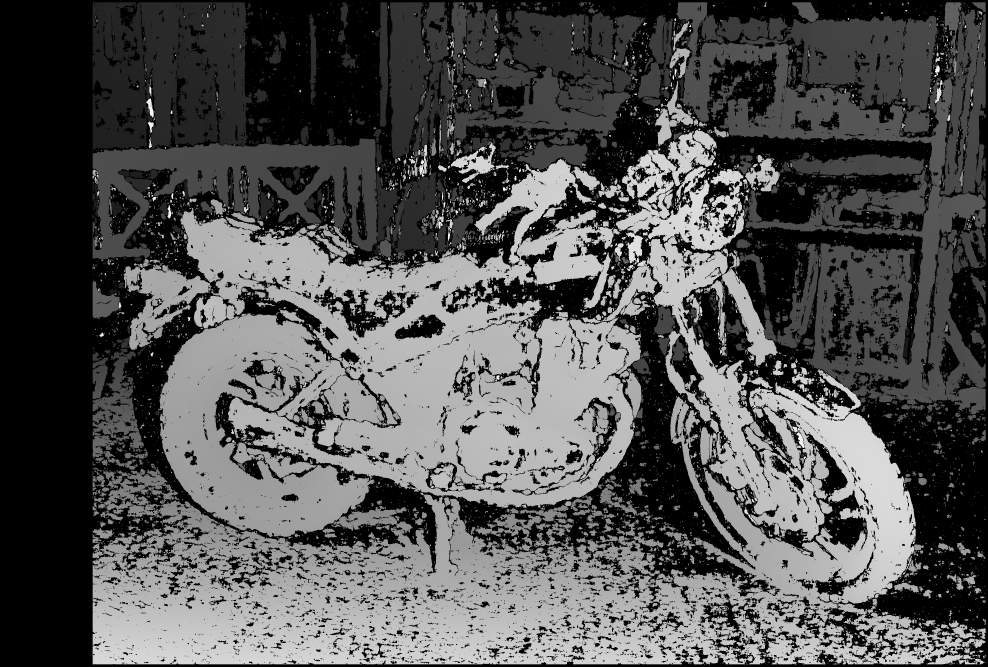
#> input picture outputs/im0_disparity.png, 2964 x 2000 px, given in place of im0.png, which was not available (shown at 1/3 size)
$ python main.py
#> lines starting #> are read from the running program, lines starting #| are printed output that depends on the picture; after the words box and inside, x2 and y2 are one past the last pixel; in counts of white or black regions, pixels touching at a corner belong together; pictures that were not available may be replaced by others from this repository, and a replacement may not be noted
### stereo.py
import cv2
import numpy as np
import os

def load_images(folder):
#> called with folder = 'dataset/im0'
    left_path=os.path.join(folder, "im0.png")
    right_path=os.path.join(folder, "im1.png")
    left=cv2.imread(left_path, cv2.IMREAD_GRAYSCALE)
#> left is the input picture: shape (2000, 2964); min 0, max 255, mean 82.2
    right=cv2.imread(right_path, cv2.IMREAD_GRAYSCALE)
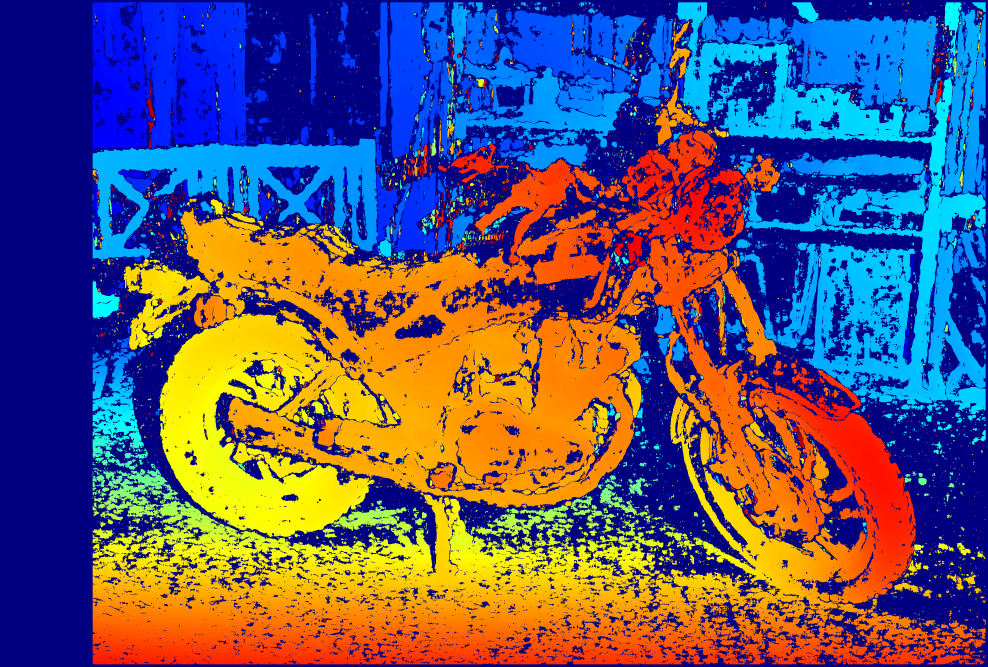
#> input picture outputs/im0_disparity_color.png, 2964 x 2000 px, given in place of im1.png, which was not available (shown at 1/3 size)
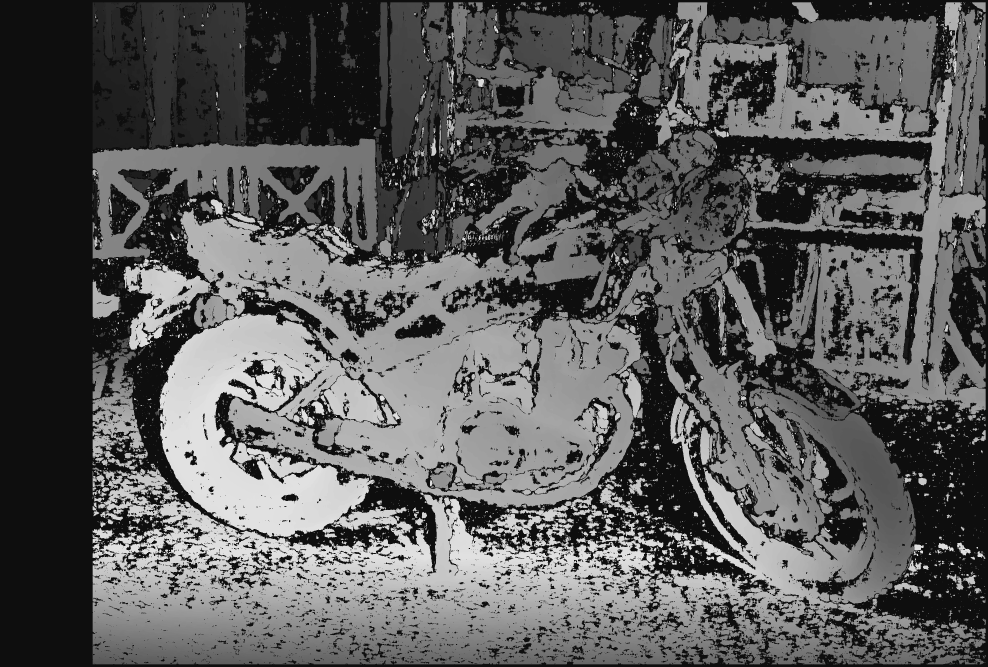
#> right: shape (2000, 2964) (shown at 1/3 size); min 14, max 225, mean 89.8
#| Left image shape: (2000, 2964)
#| Right image shape: (2000, 2964)
    if left is None:
        raise FileNotFoundError(f"Could not load: {left_path}")
    if right is None:
        raise FileNotFoundError(f"Could not load: {right_path}")
    return left, right

#compute disparity using StereoBM
def compute_disparity(left, right, num_disparities, block_size=15):
#> called with num_disparities = 272, block_size = 15
    stereo=cv2.StereoBM_create(numDisparities=num_disparities, blockSize=block_size)
    disparity=stereo.compute(left, right)
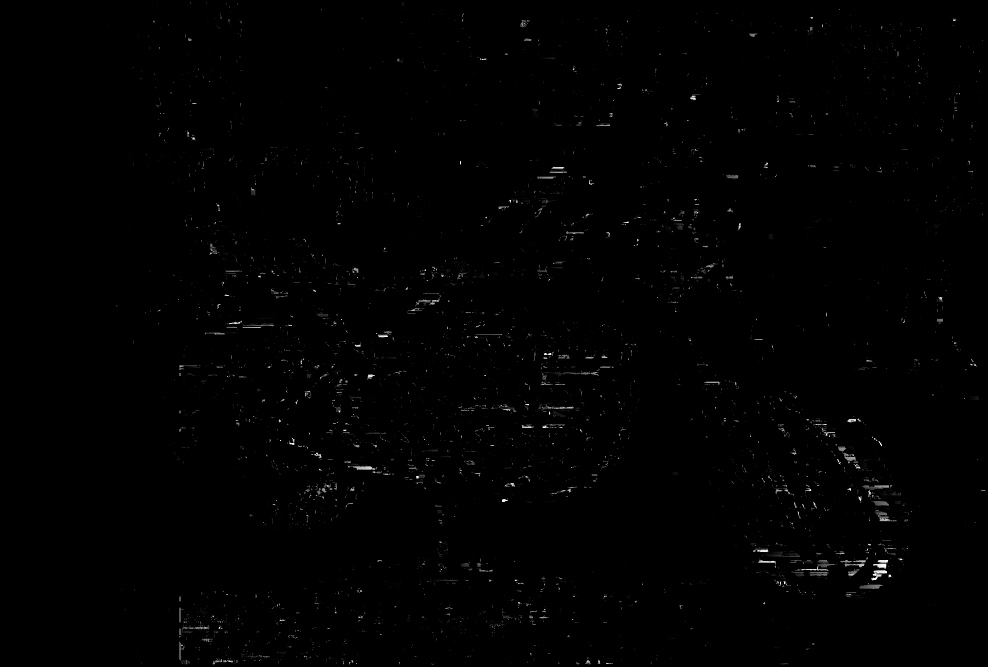
#> disparity: shape (2000, 2964) int16 (shown at 1/3 size); min -16, max 4336, mean 17.6; drawn with min black and max white
    disparity=disparity.astype(np.float32)/16.0
    return disparity

#disparity map
def save_disparity(disparity, output_path, color_output_path):
    #valid disparity values are greater than zero
#> called with output_path = 'outputs/im0_disparity.png', color_output_path = 'outputs/im0_disparity_color.png'
    valid=disparity>0.
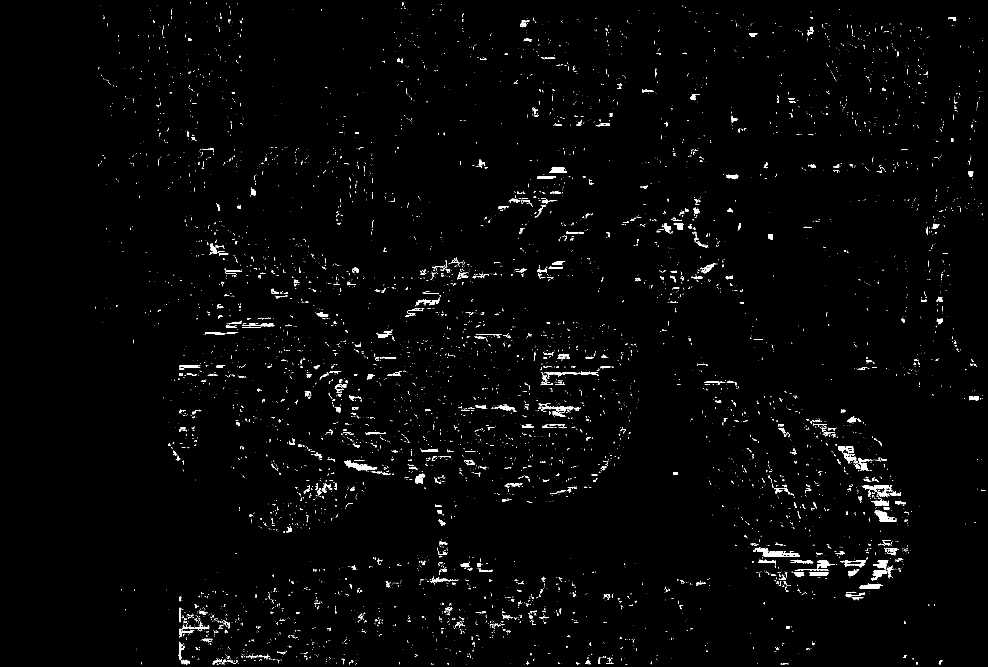
#> valid: shape (2000, 2964) bool (shown at 1/3 size); 1.3% white; 7469 white regions (6782 under 20 px), largest, box (x1, y1, x2, y2) and area: (2264, 1646, 2400, 1670) 1119, (2577, 1751, 2649, 1767) 689, (2384, 1690, 2504, 1712) 664
    disparity_normalized = np.zeros_like(disparity, dtype=np.uint8)

    if np.any(valid):
        min_disp=disparity[valid].min()
#> min_disp = 0.5
        max_disp=disparity[valid].max()
#> max_disp = 271
#> (the run stopped early here; a loop or call above may not have finished)
